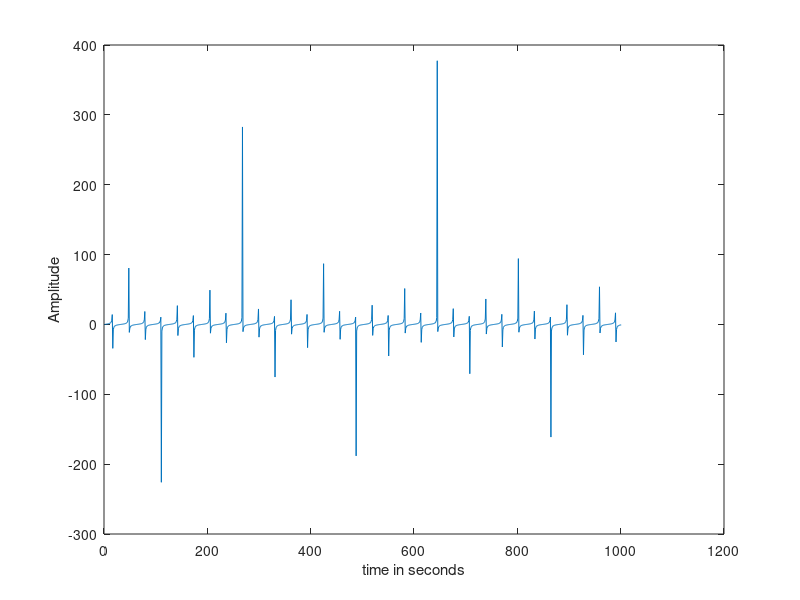

Reproduce this figure in MATLAB.
clc;
clear all; 
close all;

% Name of developer: Shwetha A.
% Name of the company: Think Soft Research & Information Technologies;
% Program Name:Plot of Cosine wave;
% Date: Feb 8, 2019;
% Time: 1:25PM;

x = 0:0.1:100;
y = tan(x);

plot(y);
xlabel('time in seconds');
ylabel('Amplitude');

